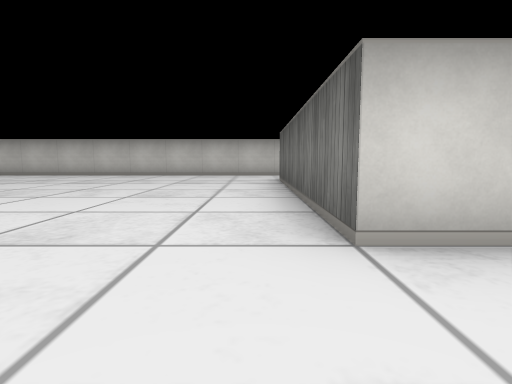
view 1 (above)

17 first-person views from a walk through a cub3D maze. The camera is about half as high as the walls, tilts 6° down and sees 80° across. The floor is counted in squares. Each view is taken from the middle of a square. On the plan, view 1 faces up. The plan holds only what a view shows up to about 9 squares ahead; the rest is blank.

view 2
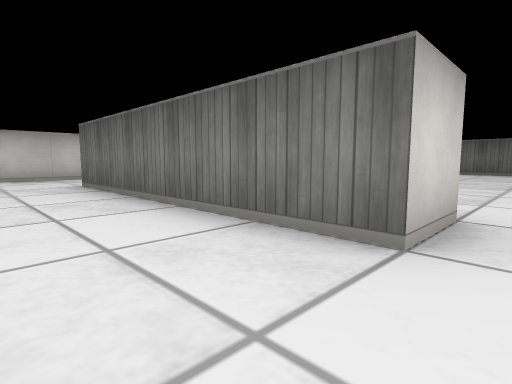

view 3
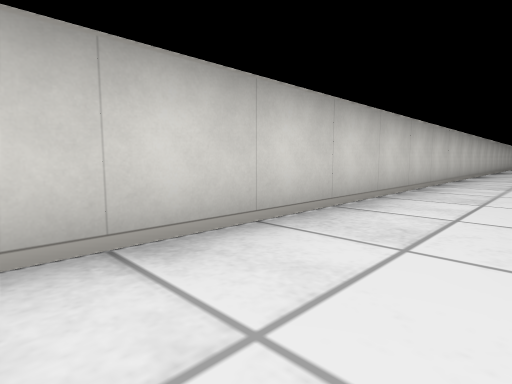

view 4
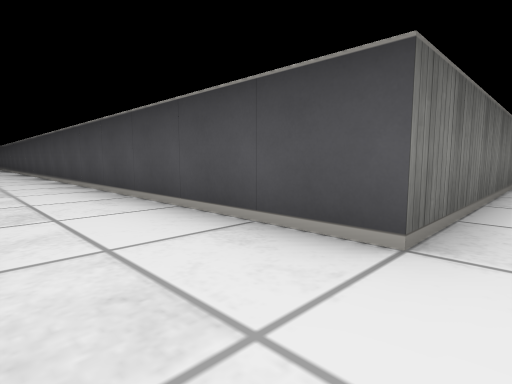

view 5
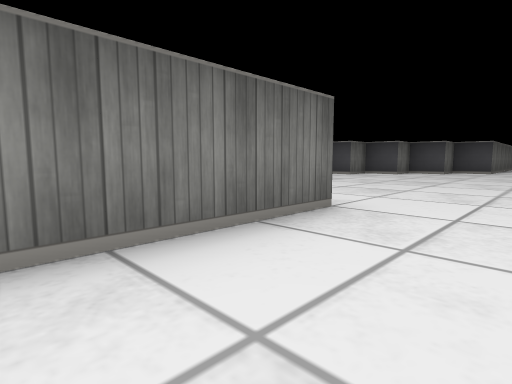

view 6
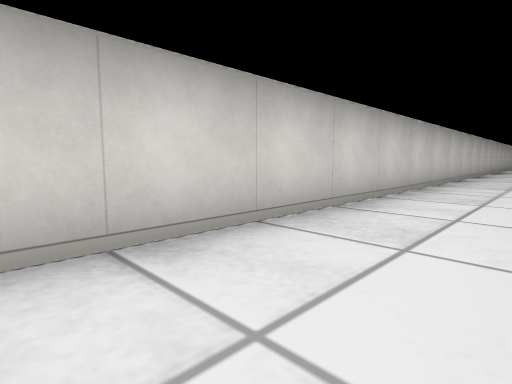

view 7
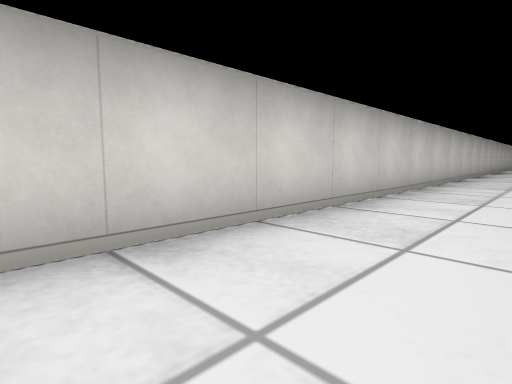

view 8
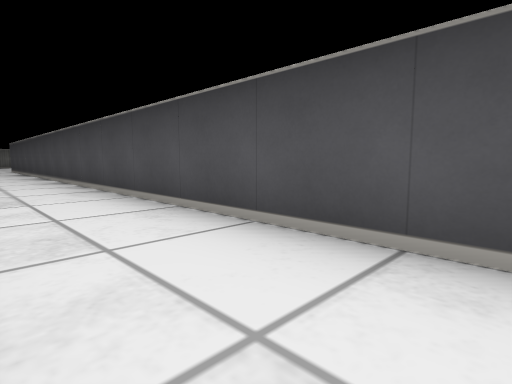

view 9
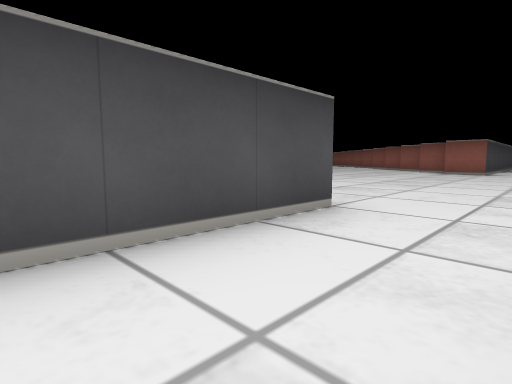

view 10
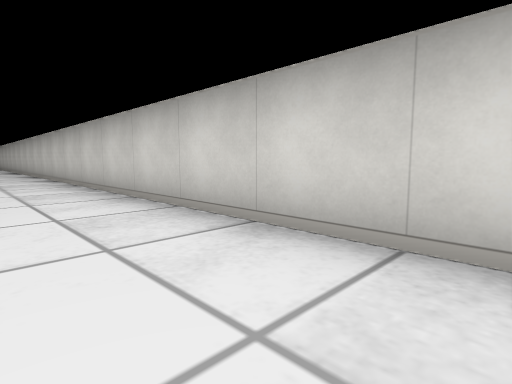

view 11
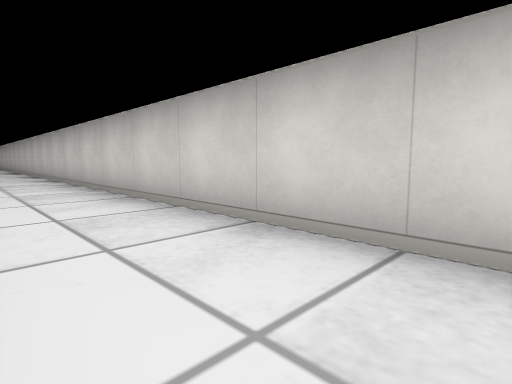

view 12
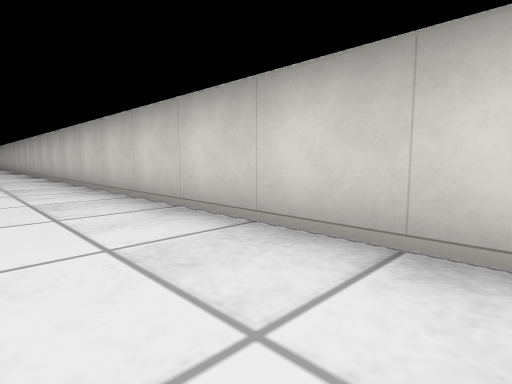

view 13
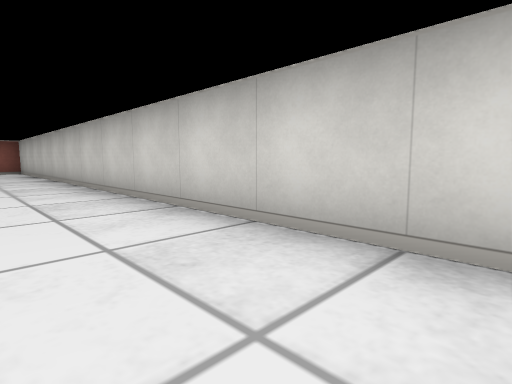

view 14
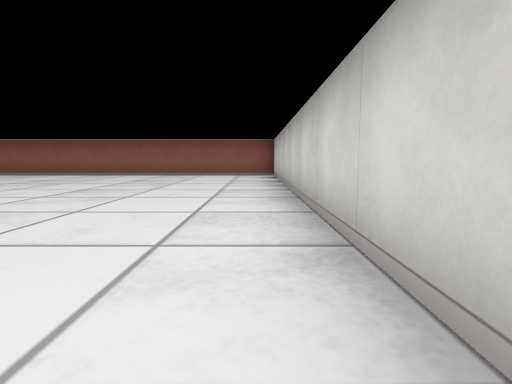

view 15
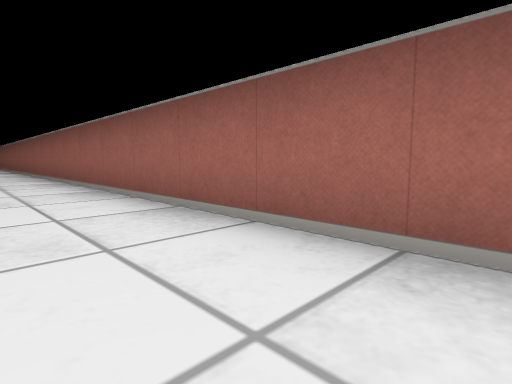

view 16
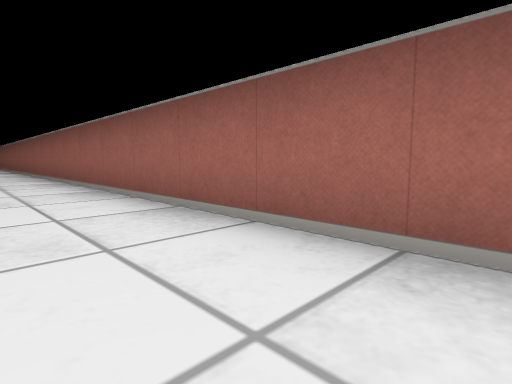

view 17
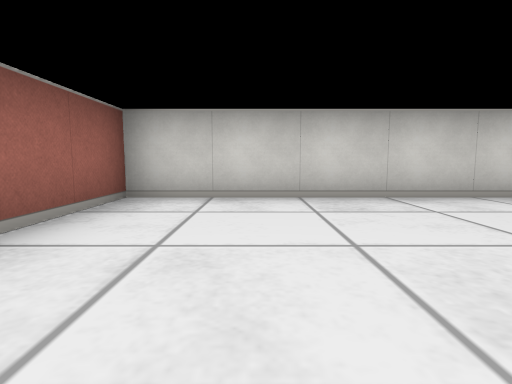

### Floor plan
Points are (right, up) in squares from view 1. A wall is a line through its corners. A room is listed if a view was taken in it or the views show most of it. See-through windows are left out.
Room 1 (views 1, 2, 3, 4, 5, 6, 7, 8, 9, 10)
walls: (1.6, 1.5) (0.5, 1.5) (0.5, 6.5) (16.2, 6.5); (-7.5, 6.5) (-7.5, 5.6); (9.5, 1.9) (9.5, 3.1); (16.4, 8.5) (-6.6, 8.5)
ways out: opening at (-7.5, 7.5) to room 2
Room 2 (views 11, 12, 13, 14, 15, 16, 17)
walls: (-8.4, 6.5) (-7.5, 6.5); (-6.6, 8.5) (-33.5, 8.5) (-33.5, -9.2)
ways out: opening at (-7.5, 7.5) to room 1

Where each view was taken, in squares from view 1:
view 1: 0 up, 0 right, facing up
view 2: 1 up, 1 left, facing up-right
view 3: 7 up, 1 left, facing up-right
view 4: 8 up, 0 right, facing down-right
view 5: 4 up, 1 left, facing down-right
view 6: 7 up, 3 right, facing up-right
view 7: 7 up, 5 right, facing up-right
view 8: 8 up, 5 right, facing down-right
view 9: 8 up, 3 right, facing down-left
view 10: 7 up, 5 left, facing up-left
view 11: 7 up, 11 left, facing up-left
view 12: 7 up, 16 left, facing up-left
view 13: 7 up, 22 left, facing up-left
view 14: 8 up, 25 left, facing left
view 15: 4 up, 32 left, facing down-left
view 16: 2 up, 32 left, facing down-left
view 17: 5 up, 32 left, facing up
